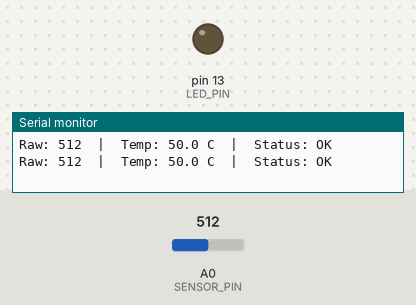
Simulated run of this sketch. Board: Arduino Uno, built with avr-gcc and run on an emulated ATmega328P. Parts: output pins drawn as LEDs (lit = HIGH), the last lines printed to the serial monitor. Inputs (shaded band) come from the test bench; at power-on: A0 (SENSOR_PIN) = 512.

Above: at 1.2 s.
1.3 s: A0 (SENSOR_PIN) set to 705
3.3 s: A0 (SENSOR_PIN) set to 730
At 4.8 s:
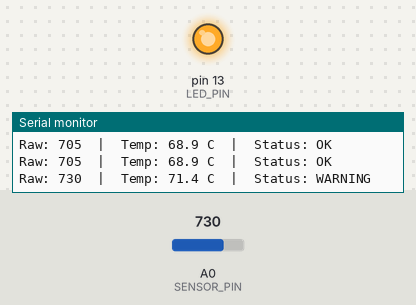
5.6 s: A0 (SENSOR_PIN) set to 716
At 6.4 s:
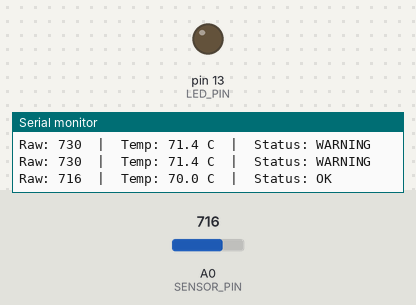
7.6 s: A0 (SENSOR_PIN) set to 900
At 9.2 s:
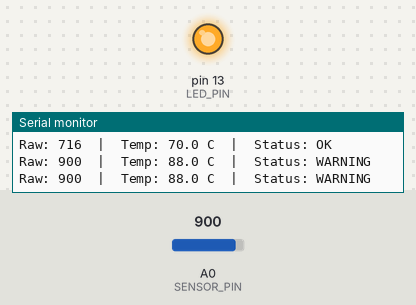
Timing chart, 0 to 10.6 s (numbered marks = the images above; inputs shaded):
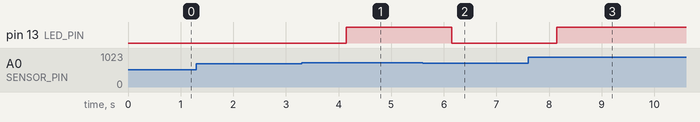

Measured:
- the behaviour switches between 716 and 717 on A0 (SENSOR_PIN) (found by bisection; images 0 and 1)
- after the input at 3.3 s, pin 13 (LED_PIN): LOW → HIGH after 0.85 s
- after the input at 5.6 s, pin 13 (LED_PIN): HIGH → LOW after 0.55 s
- after the input at 7.6 s, pin 13 (LED_PIN): LOW → HIGH after 0.55 s

The sketch:

TFI09_sensor_reader.ino
```cpp
/* Sensor reader for demo purposes. This is a very small example of how a controller can read a sensor
  and raise a basic alert when something goes out of range.
  Hardware idea:
    - Use a potentiometer or analog temperature sensor on A0
    - Use the built-in LED (pin 13) as a warning indicator
  What it does:
    - reads the sensor value from A0
    - converts it to a fake "temperature" value
    - prints the reading to the Serial Monitor
    - turns the LED on when the value crosses a warning threshold
*/

const int SENSOR_PIN = A0;  // analog input
const int LED_PIN    = 13;   // built-in LED on many Arduino boards

//these values are just for demo, not calibrated
const int RAW_MIN = 0;          // ADC minimum (0)
const int RAW_MAX = 1023;       // ADC maximum (1023)

// we will map ADC range to 0 .. 100 "degrees"
const float TEMP_MIN = 0.0;
const float TEMP_MAX = 100.0;

// if "temperature" goes above this, we turn on LED
const float WARNING_THRESHOLD = 70.0;

void setup() {
  pinMode(LED_PIN, OUTPUT);
  digitalWrite(LED_PIN, LOW);

  Serial.begin(9600);
  while (!Serial) {
    ; // wait for Serial (useful on some boards)
  }

  Serial.println("TFI09 Sensor Reader Demo");
  Serial.println("------------------------");
  Serial.println("Reading from A0 and mapping to 0..100 'degrees'.");
  Serial.println("LED will turn on when value is above warning threshold.\n");
}
void loop() {
  int raw = analogRead(SENSOR_PIN);

  // map the raw ADC value to a fake temperature (0..100)
  float temperature = mapToRange(raw, RAW_MIN, RAW_MAX, TEMP_MIN, TEMP_MAX);

  // Decide if we need to raise a simple warning
  bool warning = (temperature >= WARNING_THRESHOLD);

  if (warning) {
    digitalWrite(LED_PIN, HIGH);
  } else {
    digitalWrite(LED_PIN, LOW);
  }

  // Print a simple log line to the Serial Monitor
  Serial.print("Raw: ");
  Serial.print(raw);
  Serial.print("  |  Temp: ");
  Serial.print(temperature, 1);
  Serial.print(" C  |  Status: ");
  Serial.println(warning ? "WARNING" : "OK");
  delay(1000); // 1 sec between readings
}
float mapToRange(int value, int inMin, int inMax, float outMin, float outMax) {
  //Linear mapping from one range to another
  float ratio = (float)(value - inMin) / (float)(inMax - inMin);
  return outMin + ratio * (outMax - outMin);
}
```
